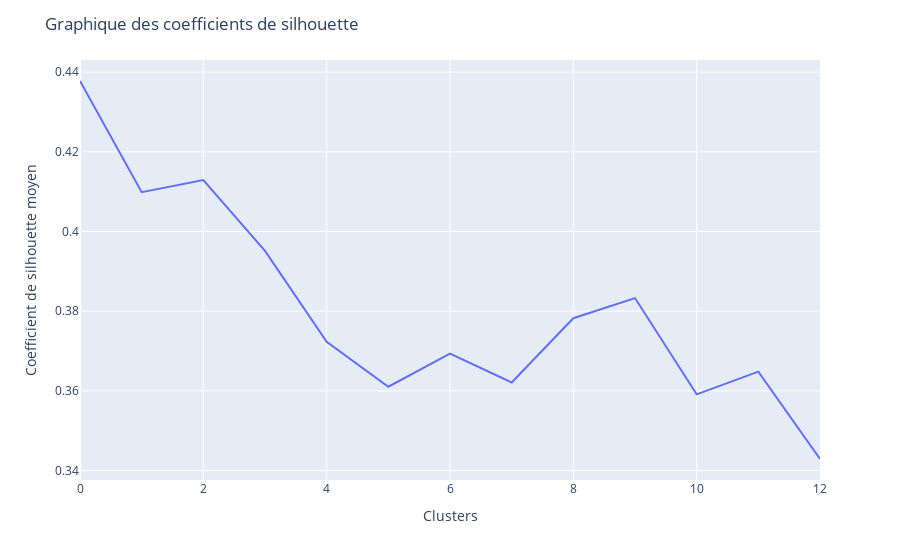

Notebook cell for this chart:
### Code cell
#Création de la table de coefficient de sihouette

silhouette_tab = []


for i in range(2,15):
    kmeans = KMeans(n_clusters=i)
    cluster_labels = kmeans.fit_predict(X_graph_proj)
    silhouette_tab.append(silhouette_score(X_graph_proj,cluster_labels))

fig = px.line(silhouette_tab)

fig.update_layout(
    xaxis_title="Clusters", yaxis_title="Coefficient de silhouette moyen", title = 'Graphique des coefficients de silhouette', showlegend = False
)

fig.show()

### Figure 1 — Plotly figure (JSON) as saved in the notebook; plotly's stock layout.template omitted (floating-point values rounded to 4 significant figures)
{"data": [{"hovertemplate": "variable=0<br>index=%{x}<br>value=%{y}<extra></extra>", "legendgroup": "0", "line": {"color": "#636efa", "dash": "solid"}, "marker": {"symbol": "circle"}, "mode": "lines", "name": "0", "orientation": "v", "showlegend": true, "type": "scatter", "x": [0, 1, 2, 3, 4, 5, 6, 7, 8, 9, 10, 11, 12], "xaxis": "x", "y": [0.4378, 0.4099, 0.4129, 0.3951, 0.3723, 0.3611, 0.3693, 0.3621, 0.3782, 0.3833, 0.3591, 0.3648, 0.3429], "yaxis": "y"}], "layout": {"legend": {"title": {"text": "variable"}, "tracegroupgap": 0}, "margin": {"t": 60}, "showlegend": false, "title": {"text": "Graphique des coefficients de silhouette"}, "xaxis": {"anchor": "y", "domain": [0, 1], "title": {"text": "Clusters"}}, "yaxis": {"anchor": "x", "domain": [0, 1], "title": {"text": "Coefficient de silhouette moyen"}}}}
